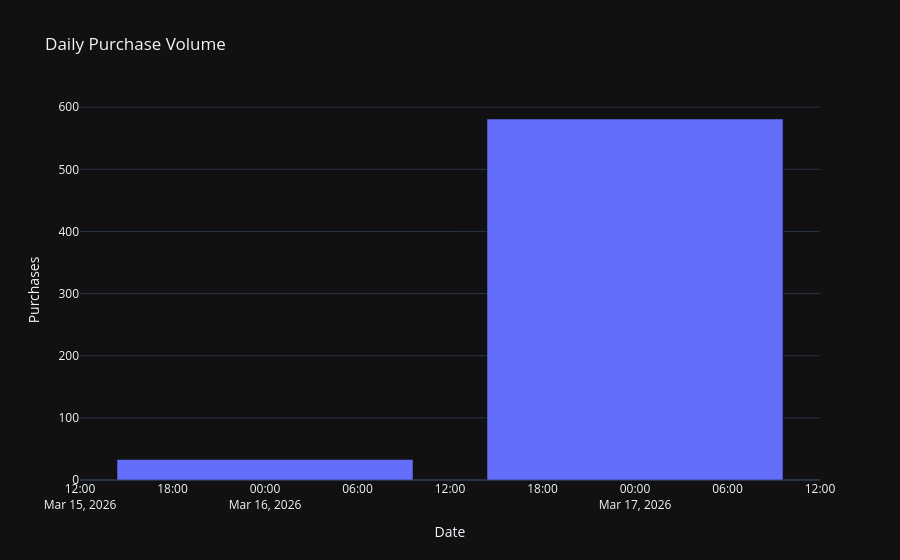

The code cell stored with this chart in its notebook:
### Markdown cell above
## 1. Data Overview

High-level purchase volume statistics and the hourly purchase rate.

### Code cell
overview = qry('''
    SELECT
        COUNT(*)                                  AS total_purchases,
        COUNT(DISTINCT user_id)                   AS unique_buyers,
        COUNT(DISTINCT product_id)                AS distinct_products_bought,
        MIN(timestamp)                            AS first_purchase,
        MAX(timestamp)                            AS last_purchase,
        ROUND(
            COUNT(*) * 1.0
            / NULLIF(
                EXTRACT(EPOCH FROM (MAX(timestamp) - MIN(timestamp))) / 3600.0,
                0
            ),
            2
        )                                         AS purchases_per_hour
    FROM ecommerce.clickstream_events
    WHERE event_type = 'purchase'
''')
display(overview)

# Daily purchase volume
daily = qry('''
    SELECT
        DATE_TRUNC('day', timestamp)::DATE  AS day,
        COUNT(*)                              AS purchases
    FROM ecommerce.clickstream_events
    WHERE event_type = 'purchase'
    GROUP BY DATE_TRUNC('day', timestamp)
    ORDER BY day
''')
print(f"\nDays with purchase data: {len(daily)}")
display(daily)

if len(daily) > 1:
    fig = px.bar(
        daily, x='day', y='purchases',
        title='Daily Purchase Volume',
        labels={'day': 'Date', 'purchases': 'Purchases'},
        template=DARK,
    )
    fig.show()

### Figure 1 — Plotly figure (JSON) as saved in the notebook; plotly's stock layout.template omitted (floating-point values rounded to 4 significant figures)
{"data": [{"hovertemplate": "Date=%{x}<br>Purchases=%{y}<extra></extra>", "legendgroup": "", "marker": {"color": "#636efa", "pattern": {"shape": ""}}, "name": "", "orientation": "v", "showlegend": false, "textposition": "auto", "type": "bar", "x": ["2026-03-16", "2026-03-17"], "xaxis": "x", "y": [33, 581], "yaxis": "y"}], "layout": {"barmode": "relative", "legend": {"tracegroupgap": 0}, "title": {"text": "Daily Purchase Volume"}, "xaxis": {"anchor": "y", "domain": [0, 1], "title": {"text": "Date"}}, "yaxis": {"anchor": "x", "domain": [0, 1], "title": {"text": "Purchases"}}}}
